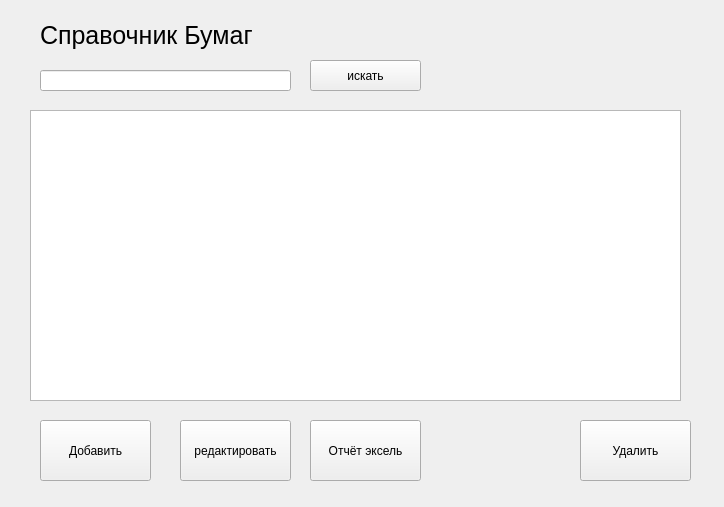
<?xml version="1.0" encoding="UTF-8"?>
<ui version="4.0">
 <class>Form</class>
 <widget class="QWidget" name="Form">
  <property name="geometry">
   <rect>
    <x>0</x>
    <y>0</y>
    <width>724</width>
    <height>507</height>
   </rect>
  </property>
  <property name="windowTitle">
   <string>Form</string>
  </property>
  <widget class="QPushButton" name="addPushButton">
   <property name="geometry">
    <rect>
     <x>40</x>
     <y>420</y>
     <width>111</width>
     <height>61</height>
    </rect>
   </property>
   <property name="text">
    <string>Добавить</string>
   </property>
  </widget>
  <widget class="QTableWidget" name="tableWidget">
   <property name="geometry">
    <rect>
     <x>30</x>
     <y>110</y>
     <width>651</width>
     <height>291</height>
    </rect>
   </property>
  </widget>
  <widget class="QPushButton" name="editPushButton">
   <property name="geometry">
    <rect>
     <x>180</x>
     <y>420</y>
     <width>111</width>
     <height>61</height>
    </rect>
   </property>
   <property name="text">
    <string>редактировать</string>
   </property>
  </widget>
  <widget class="QPushButton" name="deletePushButton">
   <property name="geometry">
    <rect>
     <x>580</x>
     <y>420</y>
     <width>111</width>
     <height>61</height>
    </rect>
   </property>
   <property name="text">
    <string>Удалить</string>
   </property>
  </widget>
  <widget class="QPushButton" name="searchPushButton">
   <property name="geometry">
    <rect>
     <x>310</x>
     <y>60</y>
     <width>111</width>
     <height>31</height>
    </rect>
   </property>
   <property name="text">
    <string>искать</string>
   </property>
  </widget>
  <widget class="QLabel" name="label">
   <property name="geometry">
    <rect>
     <x>40</x>
     <y>20</y>
     <width>281</width>
     <height>31</height>
    </rect>
   </property>
   <property name="font">
    <font>
     <pointsize>19</pointsize>
    </font>
   </property>
   <property name="text">
    <string>Справочник Бумаг</string>
   </property>
  </widget>
  <widget class="QLineEdit" name="searchLineEdit">
   <property name="geometry">
    <rect>
     <x>40</x>
     <y>70</y>
     <width>251</width>
     <height>21</height>
    </rect>
   </property>
  </widget>
  <widget class="QPushButton" name="reportPushButton">
   <property name="geometry">
    <rect>
     <x>310</x>
     <y>420</y>
     <width>111</width>
     <height>61</height>
    </rect>
   </property>
   <property name="text">
    <string>Отчёт эксель</string>
   </property>
  </widget>
 </widget>
 <resources/>
 <connections/>
</ui>
